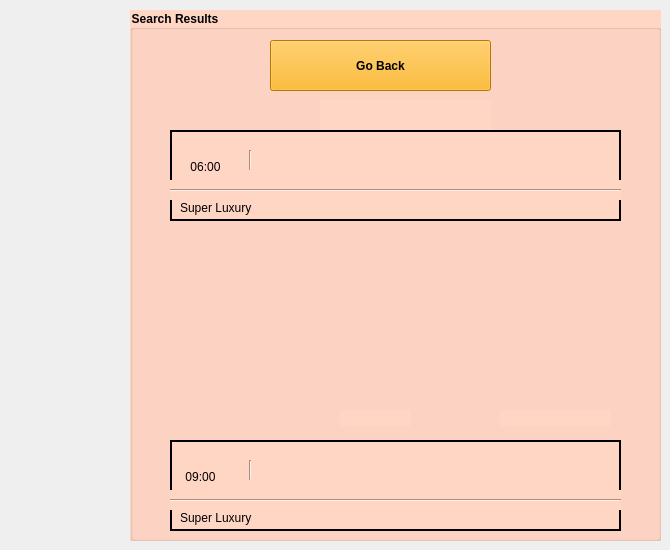
    <widget class="QWidget" name="page_13">
     <widget class="QGroupBox" name="groupBox_12">
      <property name="geometry">
       <rect>
        <x>130</x>
        <y>10</y>
        <width>531</width>
        <height>531</height>
       </rect>
      </property>
      <property name="font">
       <font>
        <bold>true</bold>
       </font>
      </property>
      <property name="styleSheet">
       <string notr="true">background-color: rgb(255, 213, 196);
color: rgb(0, 0, 0);</string>
      </property>
      <property name="title">
       <string>Search Results</string>
      </property>
      <widget class="QLabel" name="dateLabel_6">
       <property name="geometry">
        <rect>
         <x>190</x>
         <y>90</y>
         <width>171</width>
         <height>31</height>
        </rect>
       </property>
       <property name="font">
        <font>
         <bold>true</bold>
        </font>
       </property>
       <property name="text">
        <string/>
       </property>
       <property name="alignment">
        <set>Qt::AlignmentFlag::AlignCenter</set>
       </property>
      </widget>
      <widget class="QToolButton" name="btnBus14">
       <property name="geometry">
        <rect>
         <x>40</x>
         <y>120</y>
         <width>451</width>
         <height>91</height>
        </rect>
       </property>
       <property name="styleSheet">
        <string notr="true">border: 2px solid black;</string>
       </property>
       <property name="text">
        <string/>
       </property>
      </widget>
      <widget class="QToolButton" name="btnBus15">
       <property name="geometry">
        <rect>
         <x>40</x>
         <y>430</y>
         <width>451</width>
         <height>91</height>
        </rect>
       </property>
       <property name="styleSheet">
        <string notr="true">border: 2px solid black;</string>
       </property>
       <property name="text">
        <string/>
       </property>
      </widget>
      <widget class="QLabel" name="time14">
       <property name="geometry">
        <rect>
         <x>50</x>
         <y>141</y>
         <width>51</width>
         <height>31</height>
        </rect>
       </property>
       <property name="text">
        <string>06:00</string>
       </property>
       <property name="alignment">
        <set>Qt::AlignmentFlag::AlignCenter</set>
       </property>
      </widget>
      <widget class="Line" name="line_45">
       <property name="geometry">
        <rect>
         <x>40</x>
         <y>170</y>
         <width>451</width>
         <height>20</height>
        </rect>
       </property>
       <property name="orientation">
        <enum>Qt::Orientation::Horizontal</enum>
       </property>
      </widget>
      <widget class="Line" name="line_48">
       <property name="geometry">
        <rect>
         <x>40</x>
         <y>480</y>
         <width>451</width>
         <height>20</height>
        </rect>
       </property>
       <property name="orientation">
        <enum>Qt::Orientation::Horizontal</enum>
       </property>
      </widget>
      <widget class="QLabel" name="time15">
       <property name="geometry">
        <rect>
         <x>50</x>
         <y>451</y>
         <width>41</width>
         <height>31</height>
        </rect>
       </property>
       <property name="text">
        <string>09:00</string>
       </property>
       <property name="alignment">
        <set>Qt::AlignmentFlag::AlignCenter</set>
       </property>
      </widget>
      <widget class="QLabel" name="fromLabel_19">
       <property name="geometry">
        <rect>
         <x>130</x>
         <y>130</y>
         <width>151</width>
         <height>21</height>
        </rect>
       </property>
       <property name="text">
        <string/>
       </property>
       <property name="alignment">
        <set>Qt::AlignmentFlag::AlignLeading|Qt::AlignmentFlag::AlignLeft|Qt::AlignmentFlag::AlignVCenter</set>
       </property>
      </widget>
      <widget class="QLabel" name="toLabel_19">
       <property name="geometry">
        <rect>
         <x>130</x>
         <y>150</y>
         <width>151</width>
         <height>21</height>
        </rect>
       </property>
       <property name="text">
        <string/>
       </property>
       <property name="alignment">
        <set>Qt::AlignmentFlag::AlignLeading|Qt::AlignmentFlag::AlignLeft|Qt::AlignmentFlag::AlignVCenter</set>
       </property>
      </widget>
      <widget class="QLabel" name="toLabel_20">
       <property name="geometry">
        <rect>
         <x>130</x>
         <y>460</y>
         <width>151</width>
         <height>21</height>
        </rect>
       </property>
       <property name="text">
        <string/>
       </property>
       <property name="alignment">
        <set>Qt::AlignmentFlag::AlignLeading|Qt::AlignmentFlag::AlignLeft|Qt::AlignmentFlag::AlignVCenter</set>
       </property>
      </widget>
      <widget class="QLabel" name="fromLabel_20">
       <property name="geometry">
        <rect>
         <x>130</x>
         <y>440</y>
         <width>151</width>
         <height>21</height>
        </rect>
       </property>
       <property name="text">
        <string/>
       </property>
       <property name="alignment">
        <set>Qt::AlignmentFlag::AlignLeading|Qt::AlignmentFlag::AlignLeft|Qt::AlignmentFlag::AlignVCenter</set>
       </property>
      </widget>
      <widget class="QLabel" name="price14">
       <property name="geometry">
        <rect>
         <x>380</x>
         <y>130</y>
         <width>91</width>
         <height>21</height>
        </rect>
       </property>
       <property name="text">
        <string/>
       </property>
       <property name="alignment">
        <set>Qt::AlignmentFlag::AlignCenter</set>
       </property>
      </widget>
      <widget class="QLabel" name="seats14">
       <property name="geometry">
        <rect>
         <x>380</x>
         <y>150</y>
         <width>91</width>
         <height>21</height>
        </rect>
       </property>
       <property name="text">
        <string/>
       </property>
       <property name="alignment">
        <set>Qt::AlignmentFlag::AlignCenter</set>
       </property>
      </widget>
      <widget class="QLabel" name="seats15">
       <property name="geometry">
        <rect>
         <x>380</x>
         <y>460</y>
         <width>91</width>
         <height>21</height>
        </rect>
       </property>
       <property name="text">
        <string/>
       </property>
       <property name="alignment">
        <set>Qt::AlignmentFlag::AlignCenter</set>
       </property>
      </widget>
      <widget class="QLabel" name="price15">
       <property name="geometry">
        <rect>
         <x>380</x>
         <y>440</y>
         <width>91</width>
         <height>21</height>
        </rect>
       </property>
       <property name="text">
        <string/>
       </property>
       <property name="alignment">
        <set>Qt::AlignmentFlag::AlignCenter</set>
       </property>
      </widget>
      <widget class="QLabel" name="label_78">
       <property name="geometry">
        <rect>
         <x>50</x>
         <y>500</y>
         <width>81</width>
         <height>16</height>
        </rect>
       </property>
       <property name="text">
        <string>Super Luxury</string>
       </property>
      </widget>
      <widget class="QLabel" name="label_80">
       <property name="geometry">
        <rect>
         <x>50</x>
         <y>190</y>
         <width>81</width>
         <height>16</height>
        </rect>
       </property>
       <property name="text">
        <string>Super Luxury</string>
       </property>
      </widget>
      <widget class="QLabel" name="d14">
       <property name="geometry">
        <rect>
         <x>210</x>
         <y>190</y>
         <width>71</width>
         <height>16</height>
        </rect>
       </property>
       <property name="text">
        <string/>
       </property>
      </widget>
      <widget class="QLabel" name="d3_6">
       <property name="geometry">
        <rect>
         <x>210</x>
         <y>400</y>
         <width>71</width>
         <height>16</height>
        </rect>
       </property>
       <property name="text">
        <string/>
       </property>
      </widget>
      <widget class="QLabel" name="d15">
       <property name="geometry">
        <rect>
         <x>210</x>
         <y>500</y>
         <width>71</width>
         <height>16</height>
        </rect>
       </property>
       <property name="text">
        <string/>
       </property>
      </widget>
      <widget class="QLabel" name="t14">
       <property name="geometry">
        <rect>
         <x>370</x>
         <y>190</y>
         <width>111</width>
         <height>16</height>
        </rect>
       </property>
       <property name="text">
        <string/>
       </property>
      </widget>
      <widget class="QLabel" name="t3_6">
       <property name="geometry">
        <rect>
         <x>370</x>
         <y>400</y>
         <width>111</width>
         <height>16</height>
        </rect>
       </property>
       <property name="text">
        <string/>
       </property>
      </widget>
      <widget class="QLabel" name="t15">
       <property name="geometry">
        <rect>
         <x>370</x>
         <y>500</y>
         <width>111</width>
         <height>16</height>
        </rect>
       </property>
       <property name="text">
        <string/>
       </property>
      </widget>
      <widget class="Line" name="line_49">
       <property name="geometry">
        <rect>
         <x>110</x>
         <y>140</y>
         <width>20</width>
         <height>20</height>
        </rect>
       </property>
       <property name="orientation">
        <enum>Qt::Orientation::Vertical</enum>
       </property>
      </widget>
      <widget class="Line" name="line_52">
       <property name="geometry">
        <rect>
         <x>110</x>
         <y>450</y>
         <width>20</width>
         <height>20</height>
        </rect>
       </property>
       <property name="orientation">
        <enum>Qt::Orientation::Vertical</enum>
       </property>
      </widget>
      <widget class="QPushButton" name="btnGoBack_5">
       <property name="geometry">
        <rect>
         <x>140</x>
         <y>30</y>
         <width>221</width>
         <height>51</height>
        </rect>
       </property>
       <property name="font">
        <font>
         <bold>true</bold>
        </font>
       </property>
       <property name="styleSheet">
        <string notr="true">color: rgb(0, 0, 0);
background-color: rgb(255, 170, 0);</string>
       </property>
       <property name="text">
        <string>Go Back</string>
       </property>
      </widget>
     </widget>
    </widget>
